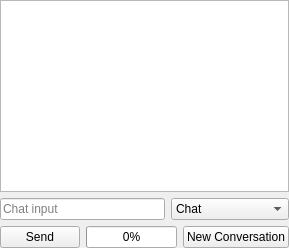
     <widget class="QWidget" name="chat">
      <attribute name="icon">
       <iconset theme="user-available">
        <normaloff>../../../</normaloff>../../../</iconset>
      </attribute>
      <attribute name="title">
       <string>Chat</string>
      </attribute>
      <layout class="QGridLayout" name="gridLayout_8">
       <property name="leftMargin">
        <number>0</number>
       </property>
       <property name="topMargin">
        <number>0</number>
       </property>
       <property name="rightMargin">
        <number>0</number>
       </property>
       <property name="bottomMargin">
        <number>0</number>
       </property>
       <item row="0" column="0">
        <widget class="QTextEdit" name="conversation">
         <property name="readOnly">
          <bool>true</bool>
         </property>
        </widget>
       </item>
       <item row="2" column="0">
        <layout class="QHBoxLayout" name="horizontalLayout_2">
         <item>
          <widget class="QPushButton" name="send_button">
           <property name="text">
            <string>Send</string>
           </property>
          </widget>
         </item>
         <item>
          <widget class="QProgressBar" name="progressBar">
           <property name="value">
            <number>0</number>
           </property>
          </widget>
         </item>
         <item>
          <widget class="QPushButton" name="clear_conversatiion_button">
           <property name="text">
            <string>New Conversation</string>
           </property>
          </widget>
         </item>
        </layout>
       </item>
       <item row="1" column="0">
        <widget class="QWidget" name="widget_5" native="true">
         <layout class="QHBoxLayout" name="horizontalLayout">
          <property name="leftMargin">
           <number>0</number>
          </property>
          <property name="topMargin">
           <number>0</number>
          </property>
          <property name="rightMargin">
           <number>0</number>
          </property>
          <property name="bottomMargin">
           <number>0</number>
          </property>
          <item>
           <widget class="QLineEdit" name="prompt">
            <property name="placeholderText">
             <string>Chat input</string>
            </property>
           </widget>
          </item>
          <item>
           <widget class="QComboBox" name="comboBox">
            <item>
             <property name="text">
              <string>Chat</string>
             </property>
            </item>
            <item>
             <property name="text">
              <string>Narrate</string>
             </property>
            </item>
            <item>
             <property name="text">
              <string>Generate Image</string>
             </property>
            </item>
            <item>
             <property name="text">
              <string>Summarize</string>
             </property>
            </item>
            <item>
             <property name="text">
              <string>Translate</string>
             </property>
            </item>
           </widget>
          </item>
         </layout>
        </widget>
       </item>
      </layout>
     </widget>
